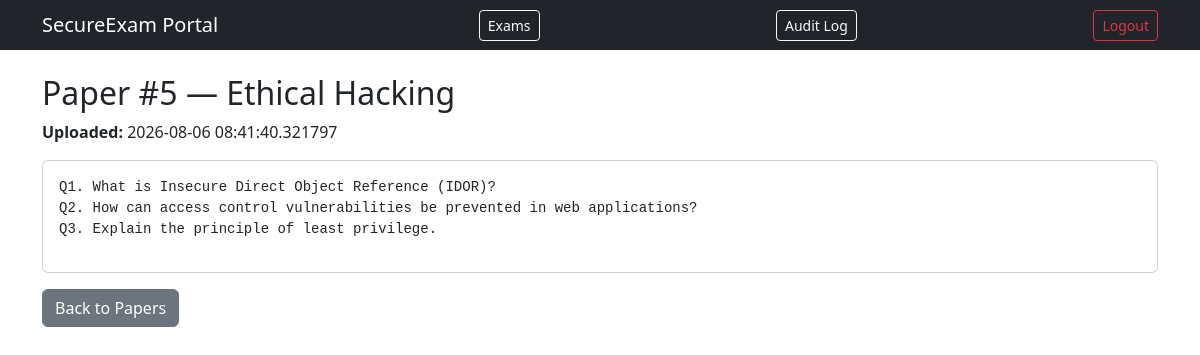
The page /exams/3/papers/5/view (signed in) on the database its author committed.
### app/models.py (models this page shows)
class Paper(db.Model):
    id = db.Column(db.Integer, primary_key=True)
    exam_id = db.Column(db.Integer, db.ForeignKey('exam.id'), nullable=False)
    setter_id = db.Column(db.Integer, db.ForeignKey('user.id'), nullable=False)
    encrypted_content = db.Column(db.LargeBinary, nullable=False)
    uploaded_at = db.Column(db.DateTime, default=datetime.utcnow)

class Exam(db.Model):
    id = db.Column(db.Integer, primary_key=True)
    subject = db.Column(db.String(120), nullable=False)
    scheduled_start = db.Column(db.DateTime, nullable=False)
    duration_minutes = db.Column(db.Integer, nullable=False)

### app/exams/routes.py (the view)
@exams_bp.route('/exams/<int:exam_id>/papers/<int:paper_id>/view')
@login_required
def view_paper(exam_id, paper_id):
    exam = Exam.query.get_or_404(exam_id)
    paper = Paper.query.get_or_404(paper_id)
    is_owner = (paper.setter_id == current_user.id)
    is_coordinator = (current_user.role == 'coordinator')
    if not (is_owner or is_coordinator):
        log_access(user_id=current_user.id, action='ACCESS_DENIED', paper_id=paper.id)
        abort(403)
    decrypted_content = decrypt_text(paper.encrypted_content)
    log_access(user_id=current_user.id, action='VIEW_PAPER', paper_id=paper.id)
    return render_template('exams/view_paper.html', exam=exam, paper=paper, decrypted_content=decrypted_content)

### app/__init__.py (called while the page is built)
def create_app():
    app = Flask(__name__)
    app.config['SECRET_KEY'] = os.getenv('SECRET_KEY')
    app.config['SQLALCHEMY_DATABASE_URI'] = os.getenv('DATABASE_URL')
    db.init_app(app)
    login_manager.init_app(app)
    login_manager.login_view = 'auth.login'
    from app.models import User
    @login_manager.user_loader
    def load_user(user_id):
        return User.query.get(int(user_id))
    from app.auth.routes import auth_bp
    from app.exams.routes import exams_bp
    app.register_blueprint(auth_bp)
    app.register_blueprint(exams_bp)
    @app.route('/')
    def home():
        from flask import render_template
        return render_template('home.html')
    return app

### app/audit.py (called while the page is built)
def log_access(user_id, action, paper_id=None):
    entry = AuditLog(
        user_id=user_id,
        action=action,
        paper_id=paper_id,
        ip_address=request.remote_addr,
        timestamp=datetime.utcnow()
    )
    db.session.add(entry)
    db.session.commit()

### app/crypto_utils.py (called while the page is built)
def get_key():
    key_b64 = os.getenv('ENCRYPTION_KEY')
    return base64.b64decode(key_b64)

def decrypt_text(blob: bytes) -> str:
    key = get_key()
    aesgcm = AESGCM(key)
    nonce = blob[:12]
    ciphertext = blob[12:]
    plaintext = aesgcm.decrypt(nonce, ciphertext, None)
    return plaintext.decode()

### app/templates/exams/view_paper.html
{% extends "base.html" %}
{% block content %}
<h2>Paper #{{ paper.id }} — {{ exam.subject }}</h2>
<p><strong>Uploaded:</strong> {{ paper.uploaded_at }}</p>
<div class="card">
  <div class="card-body">
    <pre style="white-space: pre-wrap;">{{ decrypted_content }}</pre>
  </div>
</div>
<a href="{{ url_for('exams.list_papers', exam_id=exam.id) }}" class="btn btn-secondary mt-3">Back to Papers</a>
{% endblock %}

### rows shown on the page
Paper: id "5", uploaded_at "2026-08-06 08:41:40.321797"
Exam: subject "Ethical Hacking"

### other values the page prints
{{ decrypted_content }} "Q1. What is Insecure Direct Object Reference (IDOR)? Q2. How can access control vulnerabilities be prevented in web applications? Q3. Explain the principle of least privilege."
